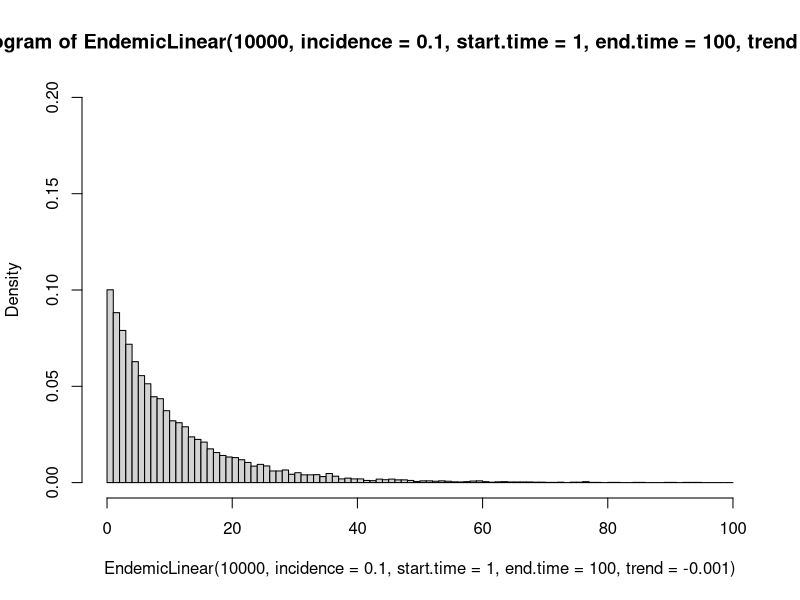
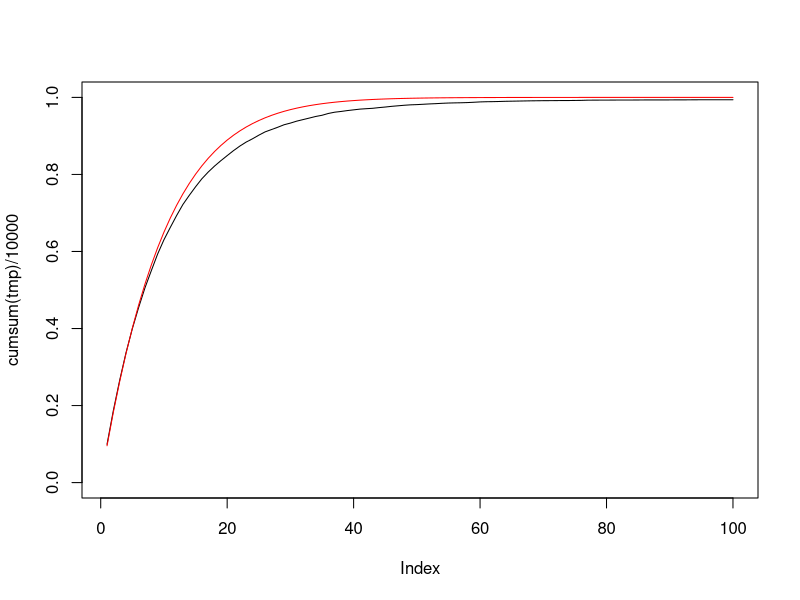

Here is the R script that generated these plots, in order:
EndemicConstant<-(function(){function(n.infections,incidence,start.time,end.time,...){
  duration=abs(end.time-start.time)
  latest.infection<-rep(NA,n.infections)
  for(i in duration:1){
    latest.infection[sample(1:n.infections,round(n.infections*incidence))]<-i
  }
  return(latest.infection)
}})()



EndemicLinear<-(function(){function(n.infections,incidence,start.time,end.time,trend,...){
  duration=abs(end.time-start.time)
  latest.infection<-rep(NA,n.infections)
  incidence.per.time<- (0.5+(0:(duration-1)))*trend+incidence # Trend as measured from Now to Past
  for(i in seq(duration,1)){
    sample.ndx<-sample(1:n.infections,round(n.infections*incidence.per.time[i]))
    latest.infection[sample.ndx]<-runif(length(sample.ndx),i-1,i)#Ideally a trapezoid..
  }
  return(latest.infection)
}})()


### Demonstration that for Endemiclinear, P(t<T)=exp(a+trend*T/2)
tmp<-hist(EndemicLinear(10000,incidence=0.1,start.time=1,end.time=100,trend=-0.001),
          breaks=0:100,freq=FALSE,ylim=c(0,0.20))$counts
plot(cumsum(tmp)/10000,ylim=c(0,1),type="l")
lines(pexp(1:100,0.1+(1:100*0.001)/2),col="red")


EpidemicExp<-(function(){function(n.infections,start.time=0,end.time,trend=4){
  duration<-end.time-start.time
  scale.factor<-duration
  dist.unif<-runif(n.infections,0,1)
  dist.exp<-log((exp(trend)-1)*(dist.unif-1/(1-exp(trend))))/trend
  dist.exp<-dist.exp*scale.factor+start.time
  return(dist.exp)
}})()



EpidemicLognorm<-(function(){function(n.infections,end.time,peak.time,sd,...){
  infection.times<-rlnorm(n.infections,meanlog=log(end.time-peak.time),sdlog=log(sd))
  infection.times<-end.time-infection.times
  #infection.times<-exp(infection.times.log)
  return(infection.times)
}})()